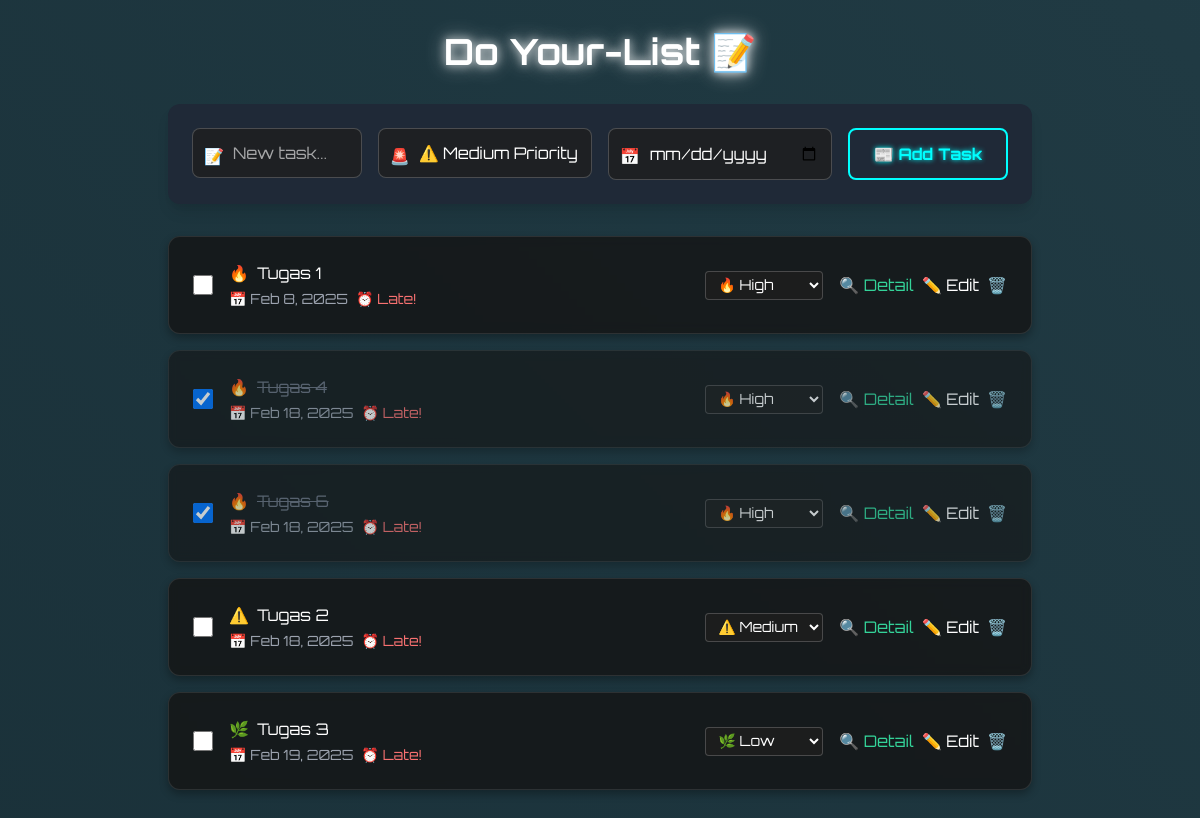
Screenshot of /ukk_todolist/index.php with the database file from the repository.
### tables this page shows
CREATE TABLE `tasks` (
  `id` int(11) NOT NULL,
  `task_name` varchar(255) NOT NULL,
  `description` text DEFAULT NULL,
  `status` enum('pending','completed') DEFAULT 'pending',
  `priority` enum('low','medium','high') DEFAULT 'medium',
  `due_date` date DEFAULT NULL,
  `created_at` timestamp NOT NULL DEFAULT current_timestamp()
);

### ukk_todolist/functions.php (called while the page is built, shortened)
<?php
function get_all_tasks() {
    global $conn;
    $sql = "SELECT * FROM tasks ORDER BY
            FIELD(priority, 'high', 'medium', 'low'),
            due_date ASC";
    return $conn->query($sql);
}
?>

### ukk_todolist/index.php (the view, shortened to what this page needs)
<?php
include 'config.php';
include 'functions.php';
?>
<!DOCTYPE html>
<html lang="en">
<head>
  <link href="https://unpkg.com/tailwindcss@^2/dist/tailwind.min.css" rel="stylesheet">
</head>
<body class="min-h-screen text-white">
  <div class="container mx-auto px-4 py-8 max-w-4xl">
    <h1 class="text-4xl font-bold mb-8 text-center">
      Do Your-List 📝
    </h1>
    <form method="POST" class="mb-8 bg-gray-800 p-6 rounded-xl shadow-lg transform transition hover:scale-105">
      <div class="flex gap-4 flex-wrap">
        <div class="flex-1 relative">
          <span class="absolute left-3 top-4 text-gray-400">📝</span>
          <input type="text" name="task_name" placeholder="New task..."
                 class="w-full pl-10 p-3 rounded-lg focus:outline-none">
        </div>
        <div class="relative">
          <span class="absolute left-3 top-4 text-gray-400">🚨</span>
          <select name="priority" class="pl-10 p-3 rounded-lg appearance-none">
            <option value="medium">⚠️ Medium Priority</option>
          </select>
        </div>
        <div class="relative">
          <span class="absolute left-3 top-4 text-gray-400">📅</span>
          <input type="date" name="due_date" class="pl-10 p-3 rounded-lg">
        </div>
        <button type="submit" name="add_task" class="btn-add flex items-center gap-2">
          📰 Add Task
        </button>
      </div>
    </form>
    <div class="space-y-4">
      <?php
      $tasks = get_all_tasks();
      while($task = $tasks->fetch_assoc()):
        $priority_emoji = [
          'high' => '🔥',
          'medium' => '⚠️',
          'low' => '🌿'
        ][$task['priority']];
      ?>
      <div class="task-card p-6 flex items-center gap-4 <?= $task['status'] == 'completed' ? 'opacity-75' : '' ?>">
        <form method="POST" class="flex items-center gap-4 flex-1">
          <input type="checkbox" name="status" value="completed"
                 <?= $task['status'] == 'completed' ? 'checked' : '' ?>
                 onchange="this.form.submit()"
                 class="w-5 h-5 rounded cursor-pointer emoji-hover">
          <div class="flex-1">
            <div class="flex items-center gap-2">
              <?= $priority_emoji ?>
              <span class="<?= $task['status'] == 'completed' ? 'line-through text-gray-500' : '' ?>">
                <?= htmlspecialchars($task['task_name']) ?>
              </span>
            </div>
            <?php if($task['due_date']): ?>
              <div class="text-sm text-gray-400 mt-1 flex items-center gap-2">
                📅 <?= date('M j, Y', strtotime($task['due_date'])) ?>
                <?php if (strtotime($task['due_date']) < time()): ?>
                  <span class="text-red-400 animate-pulse">⏰ Late!</span>
                <?php endif; ?>
              </div>
            <?php endif; ?>
          </div>
          <div class="flex items-center gap-2">
            <select name="priority" onchange="this.form.submit()"
                    class="rounded px-2 py-1 text-sm cursor-pointer emoji-hover">
              <?php foreach(['high' => '🔥', 'medium' => '⚠️', 'low' => '🌿'] as $p => $emoji): ?>
                <option value="<?= $p ?>" <?= $task['priority'] == $p ? 'selected' : '' ?>>
                  <?= $emoji ?> <?= ucfirst($p) ?>
                </option>
              <?php endforeach; ?>
            </select>
          </div>
          <div class="flex items-center gap-2">
            <button class="btn-no-bg">
              <a href="detail.php?id=<?= $task['id'] ?>" class="text-green-400 hover:text-green-300 emoji-hover">
                🔍 Detail
              </a>
            </button>
            <button class="btn-no-bg">
              <a href="edit.php?id=<?= $task['id'] ?>" class="text-cyan-400 hover:text-cyan-300 emoji-hover">
                ✏️ Edit
              </a>
            </button>
            <button type="submit" name="delete_task"
                    class="btn-no-bg text-red-500 hover:text-red-400 transition-all transform hover:scale-125 emoji-hover">
              🗑️
            </button>
          </div>
        </form>
      </div>
      <?php endwhile; ?>
    </div>
  </div>
</body>
</html>

### ukk_todolist/index.php (style rules this page uses)
body { background: linear-gradient(45deg, #0f2027, #203a43, #2c5364); background-size: 600% 600%; animation: gradientAnimation 15s ease infinite; font-family: 'Orbitron', sans-serif; }
h1 { text-shadow: 0 0 10px rgba(255,255,255,0.8), 0 0 20px rgba(255,255,255,0.6); }
.task-card { transition: all 0.3s ease, opacity 0.5s ease; background: rgba(20, 20, 20, 0.8); border: 1px solid rgba(255,255,255,0.1); box-shadow: 0 4px 8px rgba(0,0,0,0.3); animation: slideIn 0.5s ease-out; backdrop-filter: blur(5px); border-radius: 12px; }
input[type="text"], input[type="date"], select { background: rgba(30, 30, 30, 0.8); border: 1px solid rgba(255,255,255,0.2); color: #fff; }
input[type="text"]::placeholder { color: rgba(255,255,255,0.6); }
.btn-add { background: transparent; border: 2px solid #00ffff; color: #00ffff; font-weight: bold; text-shadow: 0 0 5px #00ffff; padding: 0.75rem 1.5rem; border-radius: 8px; cursor: pointer; transition: all 0.3s ease; }
.btn-no-bg { background: transparent; box-shadow: none; border: none; padding: 0; }

### rows the page displays
tasks: priority "🔥", task_name "Tugas 1", due_date "Feb 8, 2025", shows "⏰ Late!", priority "🔥 High"
tasks: status "☑", priority "🔥", task_name "Tugas 4", due_date "Feb 18, 2025", shows "⏰ Late!", priority "🔥 High"
tasks: status "☑", priority "🔥", task_name "Tugas 6", due_date "Feb 18, 2025", shows "⏰ Late!", priority "🔥 High"
tasks: priority "⚠️", task_name "Tugas 2", due_date "Feb 18, 2025", shows "⏰ Late!", priority "⚠️ Medium"
tasks: priority "🌿", task_name "Tugas 3", due_date "Feb 19, 2025", shows "⏰ Late!", priority "🌿 Low"
